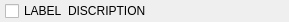
<?xml version="1.0" encoding="UTF-8"?>
<ui version="4.0">
 <class>FilterConfigCheckBox</class>
 <widget class="QWidget" name="FilterConfigCheckBox">
  <property name="geometry">
   <rect>
    <x>0</x>
    <y>0</y>
    <width>289</width>
    <height>22</height>
   </rect>
  </property>
  <property name="windowTitle">
   <string>Form</string>
  </property>
  <layout class="QHBoxLayout" name="horizontalLayout">
   <property name="spacing">
    <number>0</number>
   </property>
   <property name="leftMargin">
    <number>5</number>
   </property>
   <property name="topMargin">
    <number>0</number>
   </property>
   <property name="rightMargin">
    <number>5</number>
   </property>
   <property name="bottomMargin">
    <number>0</number>
   </property>
   <item>
    <widget class="QCheckBox" name="checkBox">
     <property name="text">
      <string>LABEL</string>
     </property>
    </widget>
   </item>
   <item>
    <widget class="QLabel" name="discriptionLabel">
     <property name="text">
      <string>DISCRIPTION</string>
     </property>
    </widget>
   </item>
   <item>
    <spacer name="horizontalSpacer">
     <property name="orientation">
      <enum>Qt::Horizontal</enum>
     </property>
     <property name="sizeHint" stdset="0">
      <size>
       <width>40</width>
       <height>20</height>
      </size>
     </property>
    </spacer>
   </item>
  </layout>
 </widget>
 <resources/>
 <connections/>
</ui>
